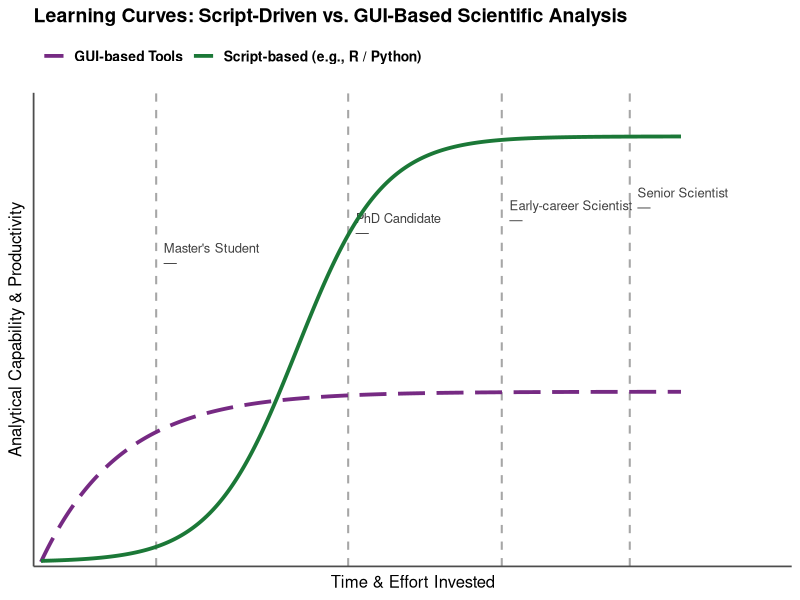
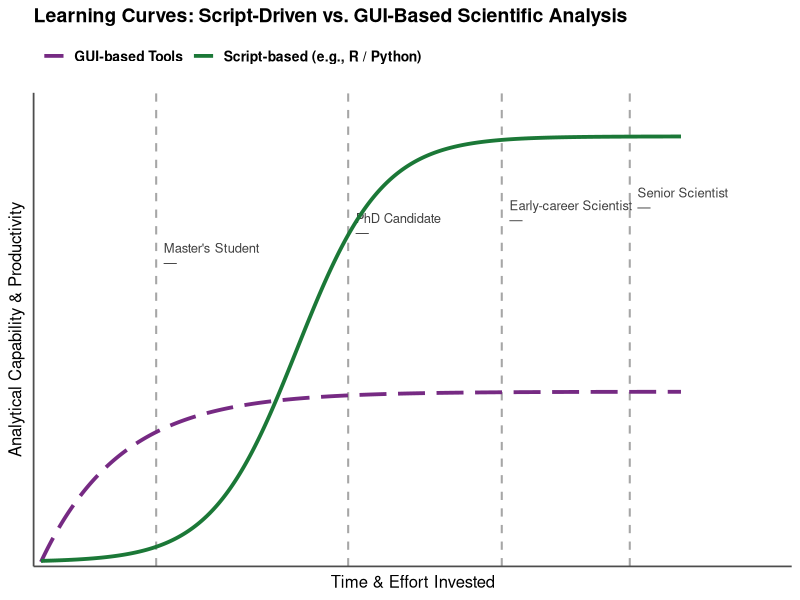

These figures' R source, in order:
library(data.table)
library(ggplot2)

time_seq <- seq(0, 100, length.out = 500)

# Curve 1: Script-based (Logistic)
L1 <- 100
k1 <- 0.15
x01 <- 40
y_script <- L1 / (1 + exp(-k1 * (time_seq - x01)))

# Curve 2: GUI-based (Negative Exponential / Monod type)
L2 <- 40
k2 <- 0.08
y_gui <- L2 * (1 - exp(-k2 * time_seq))

dt_curves <- data.table(
  Time = rep(time_seq, 2),
  Achievement = c(y_script, y_gui),
  Approach = rep(c("Script-based (e.g., R / Python)", "GUI-based Tools"), each = length(time_seq))
)

dt_stages <- data.table(
  Time = c(18, 48, 72, 92),
  Career_Stage = c("Master's Student", "PhD Candidate", "Early-career Scientist", "Senior Scientist"),
  Annotation = c(
    "",
    "",
    "",
    ""
  ),
  Y_Pos = c(75, 82, 85, 88)
)

p <- ggplot() +
  geom_vline(
    data = dt_stages,
    aes(xintercept = Time),
    linetype = "dashed",
    color = "grey65",
    linewidth = 0.7
  ) +
  geom_text(
    data = dt_stages,
    aes(x = Time, y = Y_Pos, label = paste0(Career_Stage, "\n—\n", Annotation)),
    size = 3.3,
    lineheight = 0.9,
    color = "grey25",
    vjust = 1,
    nudge_x = 1.2,
    hjust = 0
  ) +
  geom_line(
    data = dt_curves,
    aes(x = Time, y = Achievement, color = Approach, linetype = Approach),
    linewidth = 1.3
  ) +
  scale_color_manual(
    values = c(
      "Script-based (e.g., R / Python)" = "#1B7837",
      "GUI-based Tools" = "#762A83"
    )
  ) +
  scale_linetype_manual(
    values = c(
      "Script-based (e.g., R / Python)" = "solid",
      "GUI-based Tools" = "longdash"
    )
  ) +
  scale_x_continuous(
    limits = c(0, 115),
    breaks = seq(0, 100, by = 20),
    expand = expansion(mult = c(0.01, 0.02))
  ) +
  scale_y_continuous(
    limits = c(0, 105),
    breaks = seq(0, 100, by = 20),
    expand = expansion(mult = c(0.01, 0.05))
  ) +
  labs(
    title = "Learning Curves: Script-Driven vs. GUI-Based Scientific Analysis",
    x = "Time & Effort Invested",
    y = "Analytical Capability & Productivity",
    color = "Approach",
    linetype = "Approach"
  ) +
  theme_classic(base_size = 12) +
  theme(
    plot.title = element_text(face = "bold", size = 14, margin = margin(b = 6)),
    plot.subtitle = element_text(color = "grey30", size = 11, margin = margin(b = 15)),
    legend.position = "top",
    legend.justification = "left",
    legend.title = element_blank(),
    legend.text = element_text(size = 10, face = "bold"),
    axis.text = element_blank(),
    axis.ticks = element_blank(),
    axis.line = element_line(color = "grey30", linewidth = 0.6)
  )

print(p)
ggsave(p, filename="../Figures/learning_curve.png", width=12, height=6)
